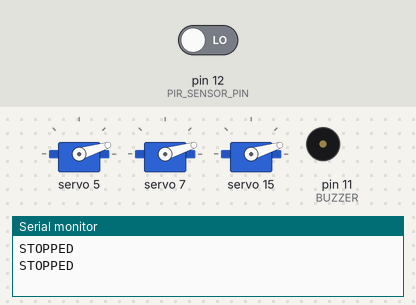
Bench run of a sketch on a simulated Arduino Uno, built with avr-gcc and run on an emulated ATmega328P. Shown: 3 × servo, buzzer (waves = sounding), the last lines printed to the serial monitor. The inputs (shaded band) are chosen by the test bench; at power-on: pin 12 (PIR_SENSOR_PIN) LOW.

Above: at 7.0 s.
7.1 s: pin 12 (PIR_SENSOR_PIN) driven HIGH
At 8.27 s:
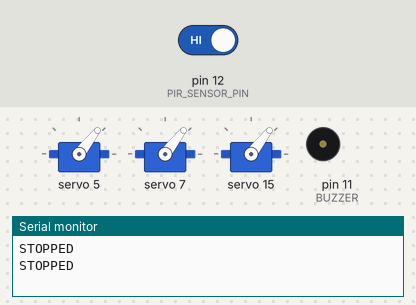
At 16.6 s:
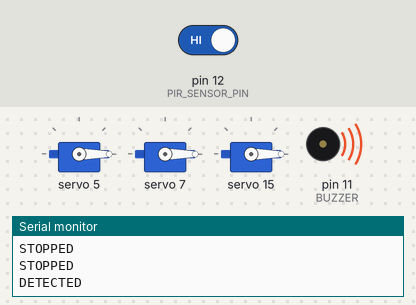
Timing chart, 0 to 23.2 s (numbered marks = the images above; inputs shaded):
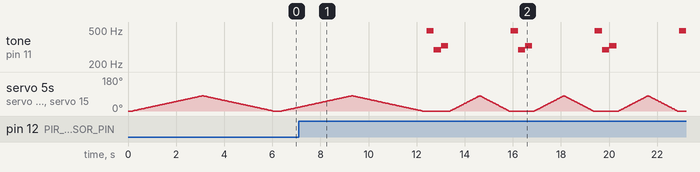

Measured:
- after the input at 7.1 s, tone on pin 11 (BUZZER): silent → 493 Hz after 5.3 s, then repeats every 3.5 s: 293 Hz 0.30 s, 329 Hz 0.30 s, silent 2.6 s, 493 Hz 0.30 s

The sketch:

HCPCA9685_Servo.ino
```cpp
/* Include the HCPCA9685 library */
#include <HCPCA9685.h>

/* Create an instance of the library and set the address */
#define  I2CAdd 0x40

//PIR SENSOR
//Set pin for PIR SENSOR
int PIR_SENSOR_PIN = 12;

//Set a variable for if motion is detected or not
int currentMovementState = LOW;

//Pin Status
int value = 0;

//PIEZO
int BUZZERStatus = LOW;
//set pin for buzzer
int BUZZER = 11;

//set initial delay
int delayer = 15;

/* Create an instance of the library */
HCPCA9685 HCPCA9685(I2CAdd);

//Define the servo minimum and maximum positions
int servoMin = 0;
int servoMax = 180;

void setup() {
  //Testing purposes
  Serial.begin(57600);

  //Read if there is movement via digital
  value = digitalRead(PIR_SENSOR_PIN);

  //Set inputs and outputs

  //PIR as input - Whats going in
  pinMode(PIR_SENSOR_PIN, INPUT);
  //Buzzer as output - Whats going out
  pinMode(BUZZER, OUTPUT);

  /* Initialise the library and set it to 'servo mode' */
  HCPCA9685.Init(SERVO_MODE);

  /* Wake the device up */
  HCPCA9685.Sleep(false);
}

//Buzzer function to produce "Panic Sound"
void buzzerSFX() {

//Play the buzzer sound
  tone(BUZZER, 493);
  //Delay
  delay(300);
  //Stop the buzzer
  noTone(BUZZER);

//Play the buzzer sound
  tone(BUZZER, 293);
  //Delay
  delay(300);
  //Stop the buzzer
  noTone(BUZZER);

//Play the buzzer sound
  tone(BUZZER, 329);
  //Delay
  delay(300);
  //Stop the buzzer
  noTone(BUZZER);
}

void loop() {
   //Make a variable for servo position
   //unsigned int Pos;

  //Read if there is movement via digital
  value = digitalRead(PIR_SENSOR_PIN);
  //If motion is detected...
  if (value == HIGH) {
    //Play the buzzer sound
    buzzerSFX();
    //If the motion is detected set the delay speed to 5, to make the rotation speed faster
    delayer = 5;
    //Check if motion is equal to low
  if (currentMovementState == LOW) {
    //If it is state this in the serial monitor
    Serial.println("DETECTED");
    //Convert the movement state to high
    currentMovementState == HIGH;
    }
  }
  else {
    //Otherwise print this
    Serial.println("STOPPED");
    //Return the movement state to low
    currentMovementState == LOW;
    //If no movement keep the delayer at 15
    delayer = 15;
   }

  //
  for(int i= 0; i < 180; i++) {
    //Call each servo by denoting the pin position on the shield, then call the position
    HCPCA9685.Servo(5, i);
    HCPCA9685.Servo(7, i);
    HCPCA9685.Servo(15, i);
    //Delay is based on if human movement was detected
    delay(delayer);
  }
  //Call each servo by denoting the pin position on the shield, then call the position
  for(int i = 180; i >= 0; i--) {
    HCPCA9685.Servo(5, i);
    HCPCA9685.Servo(7, i);
    HCPCA9685.Servo(15, i);
    //Delay is based on if human movement was detected
    delay(delayer);
  }
}
```
